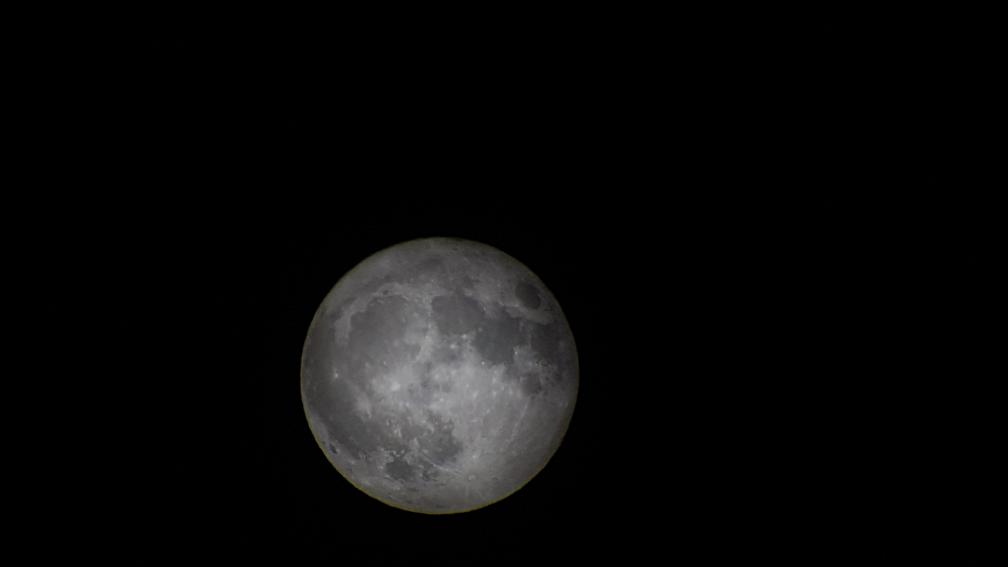
%> input picture gammalt/fullmoon1712.jpg, 4032 x 2268 px (shown at 1/4 size)
$ octave fullmoon.m   (GNU Octave 9; MATLAB toolbox functions it lacks are replaced by stand-ins)
%> lines starting %> are read from the running program, lines starting %| are printed output that depends on the picture
clear; close all;

Itif = imread('fullmoon1712.jpg');
Igray = rgb2gray(Itif);
clear Itif;
Idob=im2double(Igray);
clear Igray;

%imshow(Idob);

[x1,y1,z1] = size(Idob);
%> x1 = 2268; y1 = 4032; z1 = 1

my1=1190;
my2=2325;
mx1=945;
mx2=2067;

nx=mx2-mx1;
ny=my2-my1;

A=zeros(nx,ny);

for i=1:nx
    for j=1:ny
            A(i,j)=Idob(mx1+i,my1+j);
    end
end
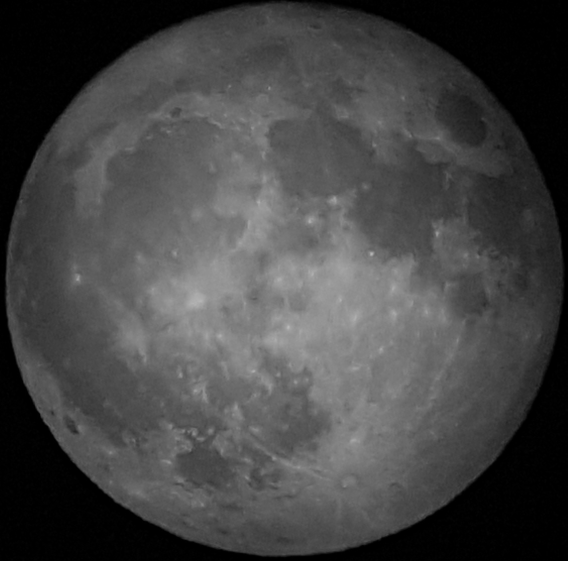
%> A: size 1122x1135 double (shown at 1/2 size); min 0, max 0.725, mean 0.27

PSF = fspecial('gaussian',5,5);
AA = deconvlucy(A, PSF, 5);
%AA=A;

B = imadjust(AA);
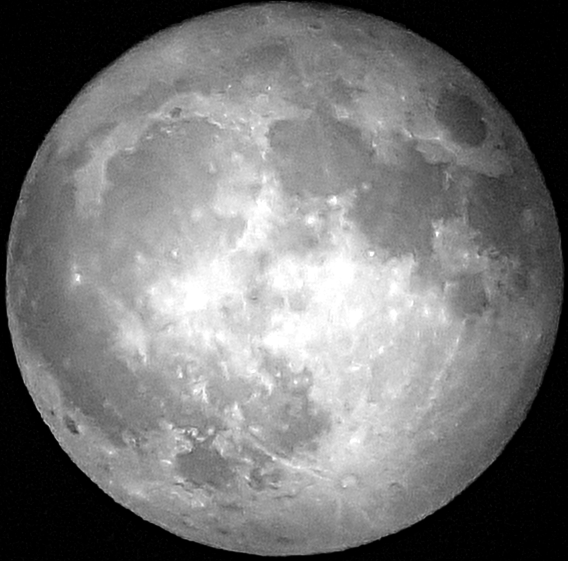
%> B: size 1122x1135 double (shown at 1/2 size); min 0, max 1, mean 0.456
C = histeq(AA);
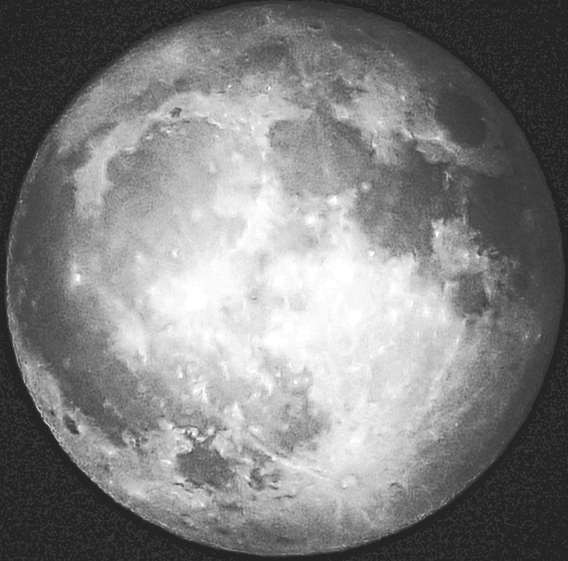
%> C: size 1122x1135 double (shown at 1/2 size); min 0.143, max 1, mean 0.508
D = adapthisteq(AA);
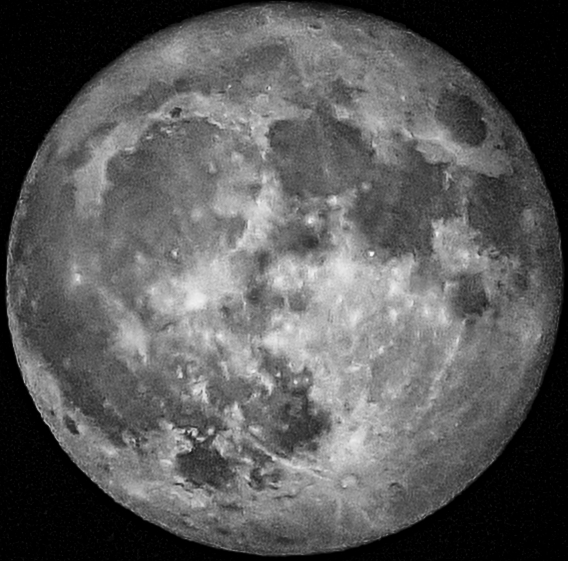
%> D: size 1122x1135 double (shown at 1/2 size); min 0, max 1, mean 0.354
K = medfilt2(D); % median filter the noisy image
F = deconvlucy(K, PSF, 10);
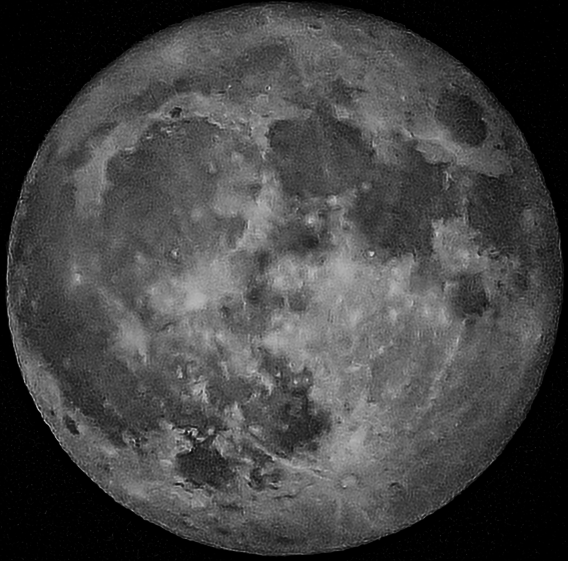
%> F: size 1122x1135 double (shown at 1/2 size); min 0, max 1.33, mean 0.353; drawn with min black and max white

imshow([A,K,F])
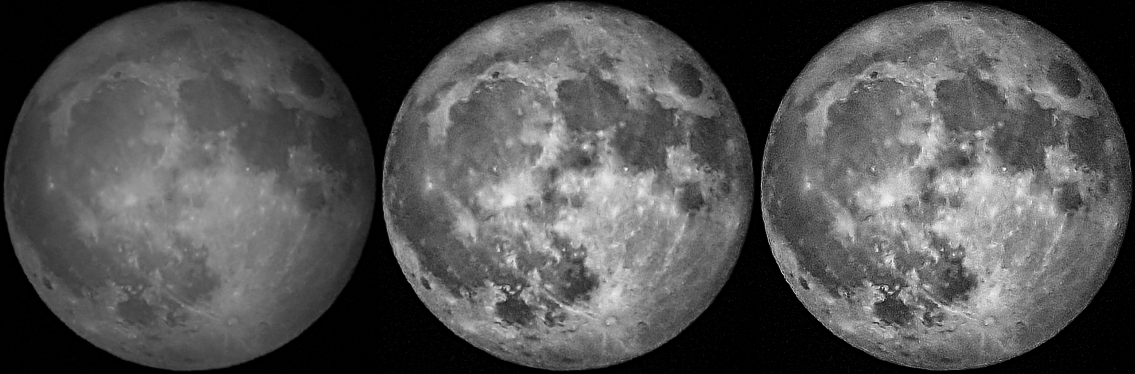
%> displayed picture: size 1122x3405, on the screen's scale of 0 to 255 (shown at 1/3 size); min 0, max 255, mean 83

imwrite(A,'moon1.tif')
imwrite(K,'moon2.tif')
imwrite(F,'moon3.tif')
